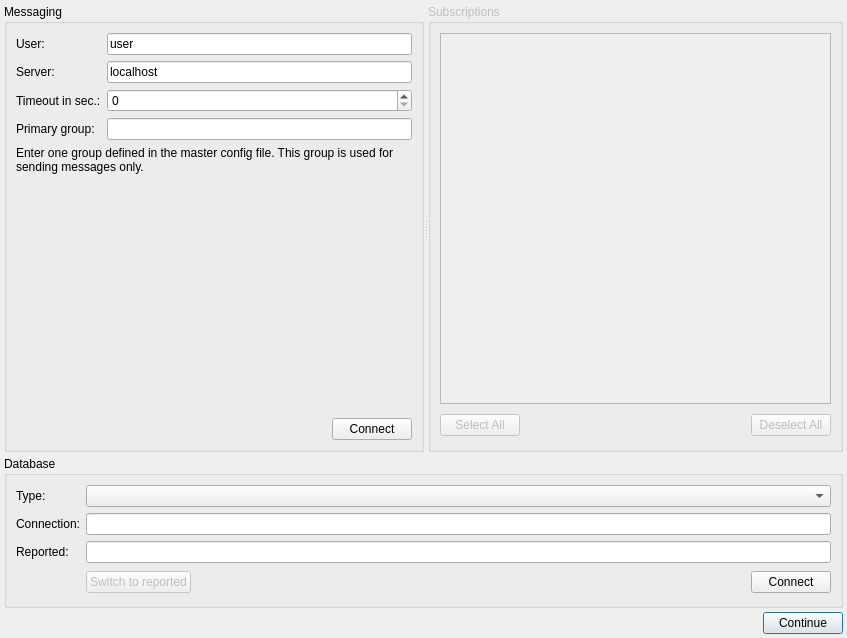
<?xml version="1.0" encoding="UTF-8"?>
<ui version="4.0">
 <class>ConnectionDialog</class>
 <widget class="QDialog" name="ConnectionDialog">
  <property name="geometry">
   <rect>
    <x>0</x>
    <y>0</y>
    <width>847</width>
    <height>638</height>
   </rect>
  </property>
  <property name="sizePolicy">
   <sizepolicy hsizetype="Preferred" vsizetype="Preferred">
    <horstretch>0</horstretch>
    <verstretch>0</verstretch>
   </sizepolicy>
  </property>
  <property name="windowTitle">
   <string>Setup connection</string>
  </property>
  <layout class="QGridLayout">
   <property name="margin">
    <number>4</number>
   </property>
   <property name="spacing">
    <number>4</number>
   </property>
   <item row="2" column="0">
    <layout class="QHBoxLayout">
     <property name="spacing">
      <number>6</number>
     </property>
     <property name="margin">
      <number>0</number>
     </property>
     <item>
      <spacer>
       <property name="orientation">
        <enum>Qt::Horizontal</enum>
       </property>
       <property name="sizeHint" stdset="0">
        <size>
         <width>261</width>
         <height>20</height>
        </size>
       </property>
      </spacer>
     </item>
     <item>
      <widget class="QPushButton" name="btnClose">
       <property name="text">
        <string>Continue</string>
       </property>
      </widget>
     </item>
    </layout>
   </item>
   <item row="1" column="0">
    <widget class="QGroupBox" name="groupDatabase">
     <property name="sizePolicy">
      <sizepolicy hsizetype="Preferred" vsizetype="Maximum">
       <horstretch>0</horstretch>
       <verstretch>0</verstretch>
      </sizepolicy>
     </property>
     <property name="title">
      <string>Database</string>
     </property>
     <layout class="QGridLayout">
      <property name="margin">
       <number>9</number>
      </property>
      <property name="spacing">
       <number>6</number>
      </property>
      <item row="3" column="1">
       <layout class="QHBoxLayout">
        <property name="spacing">
         <number>6</number>
        </property>
        <property name="margin">
         <number>0</number>
        </property>
        <item>
         <widget class="QPushButton" name="btnDbSwitchToReported">
          <property name="enabled">
           <bool>false</bool>
          </property>
          <property name="text">
           <string>Switch to reported</string>
          </property>
         </widget>
        </item>
        <item>
         <spacer>
          <property name="orientation">
           <enum>Qt::Horizontal</enum>
          </property>
          <property name="sizeHint" stdset="0">
           <size>
            <width>71</width>
            <height>27</height>
           </size>
          </property>
         </spacer>
        </item>
        <item>
         <widget class="QPushButton" name="btnDbConnect">
          <property name="text">
           <string>Connect</string>
          </property>
         </widget>
        </item>
       </layout>
      </item>
      <item row="0" column="1">
       <widget class="QComboBox" name="comboDbType">
        <property name="modelColumn">
         <number>0</number>
        </property>
       </widget>
      </item>
      <item row="1" column="1">
       <widget class="QLineEdit" name="editDbConnection"/>
      </item>
      <item row="0" column="0">
       <widget class="QLabel" name="labelDbType">
        <property name="text">
         <string>Type:</string>
        </property>
       </widget>
      </item>
      <item row="1" column="0">
       <widget class="QLabel" name="labelDbConnection">
        <property name="text">
         <string>Connection:</string>
        </property>
       </widget>
      </item>
      <item row="2" column="0">
       <widget class="QLabel" name="label_7">
        <property name="text">
         <string>Reported:</string>
        </property>
       </widget>
      </item>
      <item row="2" column="1">
       <widget class="QLineEdit" name="labelDbReported">
        <property name="readOnly">
         <bool>true</bool>
        </property>
       </widget>
      </item>
     </layout>
    </widget>
   </item>
   <item row="0" column="0">
    <widget class="QSplitter" name="splitter">
     <property name="orientation">
      <enum>Qt::Horizontal</enum>
     </property>
     <widget class="QGroupBox" name="groupMessaging">
      <property name="sizePolicy">
       <sizepolicy hsizetype="Expanding" vsizetype="Minimum">
        <horstretch>0</horstretch>
        <verstretch>0</verstretch>
       </sizepolicy>
      </property>
      <property name="title">
       <string>Messaging</string>
      </property>
      <layout class="QGridLayout">
       <property name="margin">
        <number>9</number>
       </property>
       <property name="spacing">
        <number>6</number>
       </property>
       <item row="4" column="0" colspan="2">
        <widget class="QLabel" name="label_3">
         <property name="sizePolicy">
          <sizepolicy hsizetype="Preferred" vsizetype="Preferred">
           <horstretch>0</horstretch>
           <verstretch>0</verstretch>
          </sizepolicy>
         </property>
         <property name="text">
          <string>Enter one group defined in the master config file. This group is used for sending messages only.</string>
         </property>
         <property name="alignment">
          <set>Qt::AlignLeading|Qt::AlignLeft|Qt::AlignTop</set>
         </property>
         <property name="wordWrap">
          <bool>true</bool>
         </property>
        </widget>
       </item>
       <item row="2" column="0">
        <widget class="QLabel" name="label_4">
         <property name="text">
          <string>Timeout in sec.:</string>
         </property>
        </widget>
       </item>
       <item row="2" column="1">
        <widget class="QSpinBox" name="timeoutSpinBox"/>
       </item>
       <item row="5" column="0" colspan="2">
        <layout class="QHBoxLayout">
         <property name="spacing">
          <number>6</number>
         </property>
         <property name="margin">
          <number>0</number>
         </property>
         <item>
          <spacer>
           <property name="orientation">
            <enum>Qt::Horizontal</enum>
           </property>
           <property name="sizeHint" stdset="0">
            <size>
             <width>40</width>
             <height>20</height>
            </size>
           </property>
          </spacer>
         </item>
         <item>
          <widget class="QPushButton" name="btnConnect">
           <property name="text">
            <string>Connect</string>
           </property>
          </widget>
         </item>
        </layout>
       </item>
       <item row="3" column="1">
        <widget class="QLineEdit" name="editPrimaryGroup"/>
       </item>
       <item row="3" column="0">
        <widget class="QLabel" name="label_5">
         <property name="text">
          <string>Primary group:</string>
         </property>
        </widget>
       </item>
       <item row="1" column="0">
        <widget class="QLabel" name="label_2">
         <property name="text">
          <string>Server:</string>
         </property>
        </widget>
       </item>
       <item row="1" column="1">
        <widget class="QLineEdit" name="editServer">
         <property name="text">
          <string>localhost</string>
         </property>
        </widget>
       </item>
       <item row="0" column="1">
        <widget class="QLineEdit" name="editUser">
         <property name="text">
          <string>user</string>
         </property>
        </widget>
       </item>
       <item row="0" column="0">
        <widget class="QLabel" name="label">
         <property name="text">
          <string>User:</string>
         </property>
        </widget>
       </item>
      </layout>
     </widget>
     <widget class="QGroupBox" name="groupSubscriptions">
      <property name="enabled">
       <bool>false</bool>
      </property>
      <property name="sizePolicy">
       <sizepolicy hsizetype="Expanding" vsizetype="Minimum">
        <horstretch>0</horstretch>
        <verstretch>0</verstretch>
       </sizepolicy>
      </property>
      <property name="title">
       <string>Subscriptions</string>
      </property>
      <layout class="QVBoxLayout">
       <property name="spacing">
        <number>6</number>
       </property>
       <property name="margin">
        <number>9</number>
       </property>
       <item>
        <widget class="QListWidget" name="listSubscriptions">
         <property name="sizePolicy">
          <sizepolicy hsizetype="Expanding" vsizetype="MinimumExpanding">
           <horstretch>0</horstretch>
           <verstretch>0</verstretch>
          </sizepolicy>
         </property>
        </widget>
       </item>
       <item>
        <layout class="QHBoxLayout">
         <property name="spacing">
          <number>6</number>
         </property>
         <property name="margin">
          <number>0</number>
         </property>
         <item>
          <widget class="QPushButton" name="btnSelectAll">
           <property name="text">
            <string>Select All</string>
           </property>
          </widget>
         </item>
         <item>
          <spacer>
           <property name="orientation">
            <enum>Qt::Horizontal</enum>
           </property>
           <property name="sizeHint" stdset="0">
            <size>
             <width>70</width>
             <height>30</height>
            </size>
           </property>
          </spacer>
         </item>
         <item>
          <widget class="QPushButton" name="btnDeselectAll">
           <property name="text">
            <string>Deselect All</string>
           </property>
          </widget>
         </item>
        </layout>
       </item>
      </layout>
     </widget>
    </widget>
   </item>
  </layout>
 </widget>
 <tabstops>
  <tabstop>editUser</tabstop>
  <tabstop>editServer</tabstop>
  <tabstop>timeoutSpinBox</tabstop>
  <tabstop>editPrimaryGroup</tabstop>
  <tabstop>btnConnect</tabstop>
  <tabstop>listSubscriptions</tabstop>
  <tabstop>comboDbType</tabstop>
  <tabstop>editDbConnection</tabstop>
  <tabstop>btnDbSwitchToReported</tabstop>
  <tabstop>btnDbConnect</tabstop>
  <tabstop>btnClose</tabstop>
 </tabstops>
 <resources/>
 <connections>
  <connection>
   <sender>btnClose</sender>
   <signal>clicked()</signal>
   <receiver>ConnectionDialog</receiver>
   <slot>accept()</slot>
   <hints>
    <hint type="sourcelabel">
     <x>334</x>
     <y>215</y>
    </hint>
    <hint type="destinationlabel">
     <x>173</x>
     <y>213</y>
    </hint>
   </hints>
  </connection>
 </connections>
</ui>
